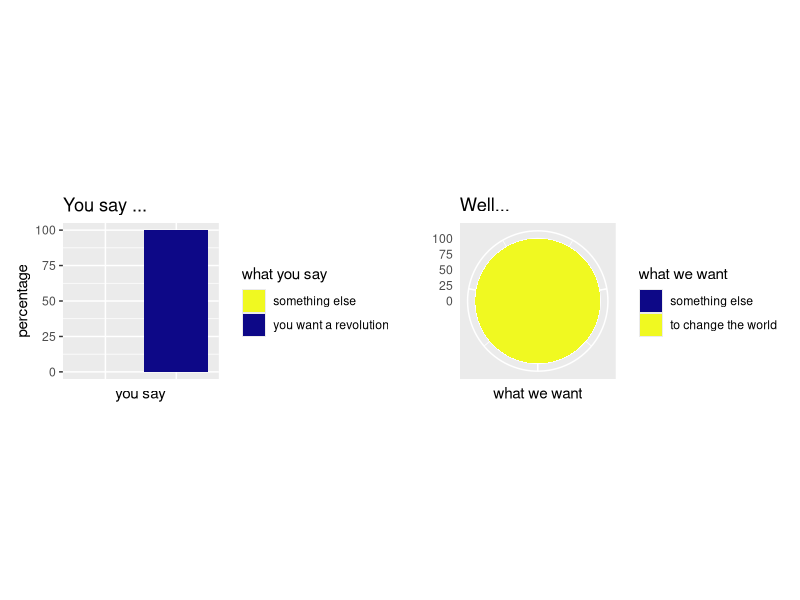

The R script that drew this image:
## ---- chunk 1

knitr::opts_chunk$set(echo = TRUE)

## ---- chunk 2

library(ggplot2) # beautiful graphs

library(patchwork) # stitch graphs together

yousay <- c("you want a revolution",
            "something else")

count1 <-c(100,0)

whatwewant <-c("to change the world",
               "something else")

count2 <- c(100, 0)

mydata <- tibble::tibble(yousay, count1, whatwewant, count2)

mydata # play back

## ---- chunk 3
p1 <- ggplot(mydata, 
             aes(x = yousay,
                 y = count1,
                 fill = yousay)) +
  geom_bar(stat="identity") +
  labs(title = "You say ...",
       x = "you say", 
       y = "percentage") +
  theme(axis.text.x = element_blank(),
        axis.ticks.x = element_blank()) +
  scale_fill_viridis_d(name = "what you say",
                       direction = -1,
                       option = "plasma")

p2 <- ggplot(mydata,
             aes(x = 1,
                 y = count2,
                 fill = whatwewant)) +
  geom_bar(stat = "identity") +
  coord_polar() +
  labs(title = "Well...",
       x = "what we want", 
       y = "") +
  theme(axis.text.x = element_blank(),
        axis.ticks = element_blank()) +
  scale_fill_viridis_d(name = "what we want",
                       direction = 1,
                       option = "plasma")

p1 + p2

